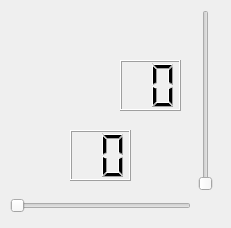
<?xml version="1.0" encoding="UTF-8"?>
<ui version="4.0">
 <class>MainWindow</class>
 <widget class="QMainWindow" name="MainWindow">
  <property name="geometry">
   <rect>
    <x>0</x>
    <y>0</y>
    <width>231</width>
    <height>228</height>
   </rect>
  </property>
  <property name="windowTitle">
   <string>MainWindow</string>
  </property>
  <property name="tabShape">
   <enum>QTabWidget::Rounded</enum>
  </property>
  <widget class="QWidget" name="centralWidget">
   <widget class="QSlider" name="horizontalSlider">
    <property name="geometry">
     <rect>
      <x>10</x>
      <y>190</y>
      <width>181</width>
      <height>31</height>
     </rect>
    </property>
    <property name="orientation">
     <enum>Qt::Horizontal</enum>
    </property>
   </widget>
   <widget class="QSlider" name="verticalSlider">
    <property name="geometry">
     <rect>
      <x>190</x>
      <y>10</y>
      <width>31</width>
      <height>181</height>
     </rect>
    </property>
    <property name="orientation">
     <enum>Qt::Vertical</enum>
    </property>
   </widget>
   <widget class="QLCDNumber" name="lcdNumber_horizontal">
    <property name="geometry">
     <rect>
      <x>70</x>
      <y>130</y>
      <width>61</width>
      <height>51</height>
     </rect>
    </property>
    <property name="digitCount">
     <number>2</number>
    </property>
   </widget>
   <widget class="QLCDNumber" name="lcdNumber_vertical">
    <property name="geometry">
     <rect>
      <x>120</x>
      <y>60</y>
      <width>61</width>
      <height>51</height>
     </rect>
    </property>
    <property name="digitCount">
     <number>2</number>
    </property>
   </widget>
  </widget>
 </widget>
 <layoutdefault spacing="6" margin="11"/>
 <resources/>
 <connections>
  <connection>
   <sender>horizontalSlider</sender>
   <signal>valueChanged(int)</signal>
   <receiver>lcdNumber_horizontal</receiver>
   <slot>display(int)</slot>
   <hints>
    <hint type="sourcelabel">
     <x>93</x>
     <y>169</y>
    </hint>
    <hint type="destinationlabel">
     <x>89</x>
     <y>134</y>
    </hint>
   </hints>
  </connection>
  <connection>
   <sender>verticalSlider</sender>
   <signal>valueChanged(int)</signal>
   <receiver>lcdNumber_vertical</receiver>
   <slot>display(int)</slot>
   <hints>
    <hint type="sourcelabel">
     <x>185</x>
     <y>46</y>
    </hint>
    <hint type="destinationlabel">
     <x>149</x>
     <y>45</y>
    </hint>
   </hints>
  </connection>
 </connections>
</ui>
